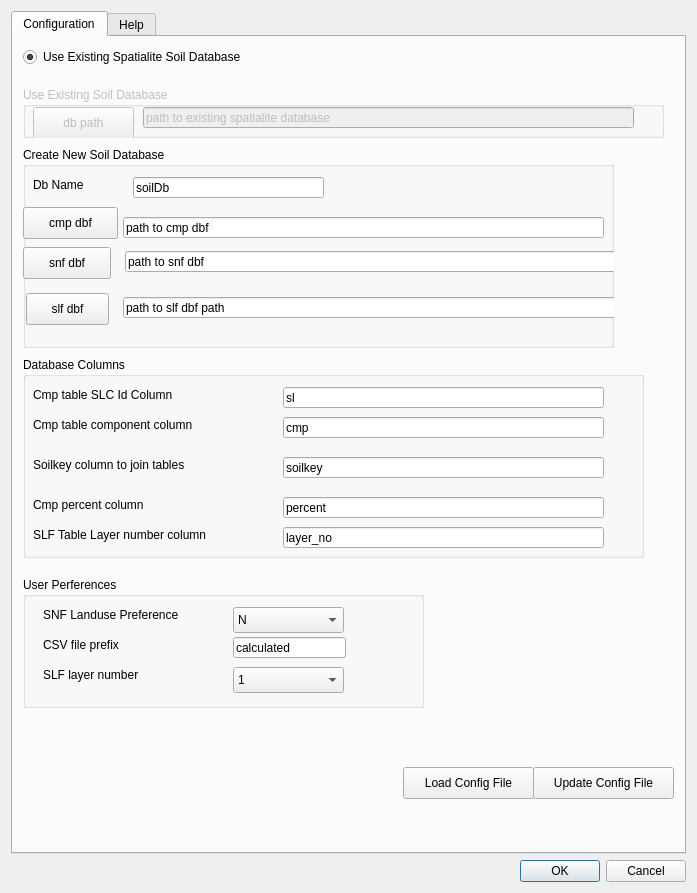
<?xml version="1.0" encoding="UTF-8"?>
<ui version="4.0">
 <class>AafcQgisSoilTool</class>
 <widget class="QDialog" name="AafcQgisSoilTool">
  <property name="geometry">
   <rect>
    <x>0</x>
    <y>0</y>
    <width>697</width>
    <height>893</height>
   </rect>
  </property>
  <property name="windowTitle">
   <string>AafcQgisSoilTool</string>
  </property>
  <layout class="QGridLayout" name="gridLayout">
   <item row="3" column="0">
    <layout class="QHBoxLayout" name="horizontalLayout_2"/>
   </item>
   <item row="2" column="0">
    <widget class="QDialogButtonBox" name="buttonBox">
     <property name="standardButtons">
      <set>QDialogButtonBox::Cancel|QDialogButtonBox::Ok</set>
     </property>
    </widget>
   </item>
   <item row="1" column="0">
    <layout class="QHBoxLayout" name="horizontalLayout">
     <item>
      <widget class="QTabWidget" name="tabs">
       <property name="currentIndex">
        <number>0</number>
       </property>
       <widget class="QWidget" name="tab_config">
        <attribute name="title">
         <string>Configuration</string>
        </attribute>
        <widget class="QPushButton" name="button_loadConfigFile">
         <property name="geometry">
          <rect>
           <x>390</x>
           <y>730</y>
           <width>131</width>
           <height>32</height>
          </rect>
         </property>
         <property name="text">
          <string>Load Config File</string>
         </property>
        </widget>
        <widget class="QPushButton" name="button_upDateConfigFile">
         <property name="geometry">
          <rect>
           <x>520</x>
           <y>730</y>
           <width>141</width>
           <height>32</height>
          </rect>
         </property>
         <property name="text">
          <string>Update Config File</string>
         </property>
        </widget>
        <widget class="QGroupBox" name="groupBox">
         <property name="enabled">
          <bool>false</bool>
         </property>
         <property name="geometry">
          <rect>
           <x>10</x>
           <y>50</y>
           <width>641</width>
           <height>51</height>
          </rect>
         </property>
         <property name="title">
          <string>Use Existing Soil Database</string>
         </property>
         <property name="checkable">
          <bool>false</bool>
         </property>
         <widget class="QLineEdit" name="lineEdit_existingSoilDbPath">
          <property name="geometry">
           <rect>
            <x>120</x>
            <y>20</y>
            <width>491</width>
            <height>21</height>
           </rect>
          </property>
          <property name="text">
           <string>path to existing spatialite database</string>
          </property>
         </widget>
         <widget class="QPushButton" name="button_existingSoilDbPath">
          <property name="geometry">
           <rect>
            <x>10</x>
            <y>20</y>
            <width>101</width>
            <height>32</height>
           </rect>
          </property>
          <property name="text">
           <string>db path</string>
          </property>
         </widget>
        </widget>
        <widget class="QGroupBox" name="groupBox_2">
         <property name="enabled">
          <bool>true</bool>
         </property>
         <property name="geometry">
          <rect>
           <x>10</x>
           <y>110</y>
           <width>591</width>
           <height>201</height>
          </rect>
         </property>
         <property name="title">
          <string>Create New Soil Database</string>
         </property>
         <widget class="QLabel" name="label_2">
          <property name="geometry">
           <rect>
            <x>10</x>
            <y>30</y>
            <width>62</width>
            <height>16</height>
           </rect>
          </property>
          <property name="text">
           <string>Db Name</string>
          </property>
         </widget>
         <widget class="QLineEdit" name="lineEdit_sqliteDbName">
          <property name="geometry">
           <rect>
            <x>110</x>
            <y>30</y>
            <width>191</width>
            <height>21</height>
           </rect>
          </property>
          <property name="text">
           <string>soilDb</string>
          </property>
         </widget>
         <widget class="QLineEdit" name="lineEdit_cmpDbfPath">
          <property name="geometry">
           <rect>
            <x>100</x>
            <y>70</y>
            <width>481</width>
            <height>21</height>
           </rect>
          </property>
          <property name="text">
           <string>path to cmp dbf</string>
          </property>
         </widget>
         <widget class="QPushButton" name="button_slfDbfPath">
          <property name="geometry">
           <rect>
            <x>3</x>
            <y>146</y>
            <width>83</width>
            <height>32</height>
           </rect>
          </property>
          <property name="text">
           <string>slf dbf</string>
          </property>
          <property name="autoDefault">
           <bool>true</bool>
          </property>
         </widget>
         <widget class="QLineEdit" name="lineEdit_snfDbfPath">
          <property name="geometry">
           <rect>
            <x>102</x>
            <y>104</y>
            <width>567</width>
            <height>21</height>
           </rect>
          </property>
          <property name="text">
           <string>path to snf dbf</string>
          </property>
         </widget>
         <widget class="QLineEdit" name="lineEdit_slfDbfPath">
          <property name="geometry">
           <rect>
            <x>100</x>
            <y>150</y>
            <width>572</width>
            <height>21</height>
           </rect>
          </property>
          <property name="text">
           <string>path to slf dbf path</string>
          </property>
         </widget>
         <widget class="QPushButton" name="button_cmpDbfPath">
          <property name="geometry">
           <rect>
            <x>0</x>
            <y>60</y>
            <width>95</width>
            <height>32</height>
           </rect>
          </property>
          <property name="text">
           <string>cmp dbf</string>
          </property>
          <property name="autoDefault">
           <bool>true</bool>
          </property>
         </widget>
         <widget class="QPushButton" name="button_snfDbfPath">
          <property name="geometry">
           <rect>
            <x>0</x>
            <y>100</y>
            <width>88</width>
            <height>32</height>
           </rect>
          </property>
          <property name="text">
           <string>snf dbf</string>
          </property>
          <property name="autoDefault">
           <bool>true</bool>
          </property>
         </widget>
        </widget>
        <widget class="QGroupBox" name="groupBox_3">
         <property name="enabled">
          <bool>true</bool>
         </property>
         <property name="geometry">
          <rect>
           <x>10</x>
           <y>320</y>
           <width>621</width>
           <height>201</height>
          </rect>
         </property>
         <property name="title">
          <string>Database Columns</string>
         </property>
         <widget class="QLabel" name="label_3">
          <property name="geometry">
           <rect>
            <x>10</x>
            <y>30</y>
            <width>171</width>
            <height>16</height>
           </rect>
          </property>
          <property name="text">
           <string>Cmp table SLC Id Column</string>
          </property>
         </widget>
         <widget class="QLineEdit" name="lineEdit_dbSlcIdKey">
          <property name="geometry">
           <rect>
            <x>260</x>
            <y>30</y>
            <width>321</width>
            <height>21</height>
           </rect>
          </property>
          <property name="text">
           <string>sl</string>
          </property>
         </widget>
         <widget class="QLabel" name="label_4">
          <property name="geometry">
           <rect>
            <x>10</x>
            <y>60</y>
            <width>191</width>
            <height>16</height>
           </rect>
          </property>
          <property name="text">
           <string>Cmp table component column</string>
          </property>
         </widget>
         <widget class="QLineEdit" name="lineEdit_dbCmpKey">
          <property name="geometry">
           <rect>
            <x>260</x>
            <y>60</y>
            <width>321</width>
            <height>21</height>
           </rect>
          </property>
          <property name="text">
           <string>cmp</string>
          </property>
         </widget>
         <widget class="QLabel" name="label_5">
          <property name="geometry">
           <rect>
            <x>10</x>
            <y>100</y>
            <width>191</width>
            <height>16</height>
           </rect>
          </property>
          <property name="text">
           <string>Soilkey column to join tables</string>
          </property>
         </widget>
         <widget class="QLineEdit" name="lineEdit_dbSoilKey">
          <property name="geometry">
           <rect>
            <x>260</x>
            <y>100</y>
            <width>321</width>
            <height>21</height>
           </rect>
          </property>
          <property name="text">
           <string>soilkey</string>
          </property>
         </widget>
         <widget class="QLabel" name="label_6">
          <property name="geometry">
           <rect>
            <x>10</x>
            <y>140</y>
            <width>171</width>
            <height>16</height>
           </rect>
          </property>
          <property name="text">
           <string>Cmp percent column</string>
          </property>
         </widget>
         <widget class="QLineEdit" name="lineEdit_dbPercentKey">
          <property name="geometry">
           <rect>
            <x>260</x>
            <y>140</y>
            <width>321</width>
            <height>21</height>
           </rect>
          </property>
          <property name="text">
           <string>percent</string>
          </property>
         </widget>
         <widget class="QLabel" name="label_9">
          <property name="geometry">
           <rect>
            <x>10</x>
            <y>170</y>
            <width>211</width>
            <height>16</height>
           </rect>
          </property>
          <property name="text">
           <string>SLF Table Layer number column</string>
          </property>
         </widget>
         <widget class="QLineEdit" name="lineEdit_dbLayerNumberKey">
          <property name="geometry">
           <rect>
            <x>260</x>
            <y>170</y>
            <width>321</width>
            <height>21</height>
           </rect>
          </property>
          <property name="text">
           <string>layer_no</string>
          </property>
         </widget>
        </widget>
        <widget class="QGroupBox" name="groupBox_4">
         <property name="enabled">
          <bool>true</bool>
         </property>
         <property name="geometry">
          <rect>
           <x>10</x>
           <y>540</y>
           <width>401</width>
           <height>131</height>
          </rect>
         </property>
         <property name="title">
          <string>User Perferences</string>
         </property>
         <widget class="QComboBox" name="cb_userLandusePreference">
          <property name="geometry">
           <rect>
            <x>210</x>
            <y>30</y>
            <width>111</width>
            <height>26</height>
           </rect>
          </property>
          <item>
           <property name="text">
            <string>N</string>
           </property>
          </item>
          <item>
           <property name="text">
            <string>A</string>
           </property>
          </item>
         </widget>
         <widget class="QLabel" name="label_7">
          <property name="geometry">
           <rect>
            <x>20</x>
            <y>30</y>
            <width>161</width>
            <height>16</height>
           </rect>
          </property>
          <property name="text">
           <string>SNF Landuse Preference</string>
          </property>
         </widget>
         <widget class="QLabel" name="label_8">
          <property name="geometry">
           <rect>
            <x>20</x>
            <y>60</y>
            <width>121</width>
            <height>16</height>
           </rect>
          </property>
          <property name="text">
           <string>CSV file prefix</string>
          </property>
         </widget>
         <widget class="QLineEdit" name="lineEdit_csvFilePrefix">
          <property name="geometry">
           <rect>
            <x>210</x>
            <y>60</y>
            <width>113</width>
            <height>21</height>
           </rect>
          </property>
          <property name="text">
           <string>calculated</string>
          </property>
         </widget>
         <widget class="QLabel" name="label_10">
          <property name="geometry">
           <rect>
            <x>20</x>
            <y>90</y>
            <width>121</width>
            <height>16</height>
           </rect>
          </property>
          <property name="text">
           <string>SLF layer number</string>
          </property>
         </widget>
         <widget class="QComboBox" name="cb_userLayerNumber">
          <property name="geometry">
           <rect>
            <x>210</x>
            <y>90</y>
            <width>111</width>
            <height>26</height>
           </rect>
          </property>
          <item>
           <property name="text">
            <string>1</string>
           </property>
          </item>
          <item>
           <property name="text">
            <string>2</string>
           </property>
          </item>
          <item>
           <property name="text">
            <string>3</string>
           </property>
          </item>
          <item>
           <property name="text">
            <string>4</string>
           </property>
          </item>
          <item>
           <property name="text">
            <string>5</string>
           </property>
          </item>
          <item>
           <property name="text">
            <string>6</string>
           </property>
          </item>
          <item>
           <property name="text">
            <string>7</string>
           </property>
          </item>
          <item>
           <property name="text">
            <string>8</string>
           </property>
          </item>
          <item>
           <property name="text">
            <string>9</string>
           </property>
          </item>
          <item>
           <property name="text">
            <string>10</string>
           </property>
          </item>
          <item>
           <property name="text">
            <string>New Item</string>
           </property>
          </item>
         </widget>
        </widget>
        <widget class="QRadioButton" name="rb_useExistingSoilDb">
         <property name="geometry">
          <rect>
           <x>10</x>
           <y>10</y>
           <width>251</width>
           <height>20</height>
          </rect>
         </property>
         <property name="text">
          <string>Use Existing Spatialite Soil Database</string>
         </property>
         <property name="checked">
          <bool>true</bool>
         </property>
        </widget>
       </widget>
       <widget class="QWidget" name="tab_help">
        <attribute name="title">
         <string>Help</string>
        </attribute>
        <widget class="QTextBrowser" name="textBrowser">
         <property name="geometry">
          <rect>
           <x>20</x>
           <y>0</y>
           <width>601</width>
           <height>161</height>
          </rect>
         </property>
         <property name="html">
          <string>&lt;!DOCTYPE HTML PUBLIC &quot;-//W3C//DTD HTML 4.0//EN&quot; &quot;http://www.w3.org/TR/REC-html40/strict.dtd&quot;&gt;
&lt;html&gt;&lt;head&gt;&lt;meta name=&quot;qrichtext&quot; content=&quot;1&quot; /&gt;&lt;style type=&quot;text/css&quot;&gt;
p, li { white-space: pre-wrap; }
&lt;/style&gt;&lt;/head&gt;&lt;body style=&quot; font-family:'Lucida Grande'; font-size:13pt; font-weight:400; font-style:normal;&quot;&gt;
&lt;p style=&quot; margin-top:0px; margin-bottom:0px; margin-left:0px; margin-right:0px; -qt-block-indent:0; text-indent:0px;&quot;&gt;help will go here&lt;/p&gt;&lt;/body&gt;&lt;/html&gt;</string>
         </property>
        </widget>
       </widget>
      </widget>
     </item>
    </layout>
   </item>
   <item row="4" column="0">
    <layout class="QHBoxLayout" name="horizontalLayout_3"/>
   </item>
  </layout>
  <zorder>lineEdit_cmpDbfPath</zorder>
  <zorder>button_cmpDbfPath</zorder>
  <zorder>lineEdit_cmpDbfPath</zorder>
  <zorder>lineEdit_snfDbfPath</zorder>
  <zorder>button_snfDbfPath</zorder>
  <zorder>lineEdit_slfDbfPath</zorder>
  <zorder>button_slfDbfPath</zorder>
  <zorder>buttonBox</zorder>
 </widget>
 <resources/>
 <connections>
  <connection>
   <sender>button_cmpDbfPath</sender>
   <signal>clicked()</signal>
   <receiver>lineEdit_cmpDbfPath</receiver>
   <slot>update()</slot>
   <hints>
    <hint type="sourcelabel">
     <x>50</x>
     <y>36</y>
    </hint>
    <hint type="destinationlabel">
     <x>422</x>
     <y>34</y>
    </hint>
   </hints>
  </connection>
 </connections>
</ui>
